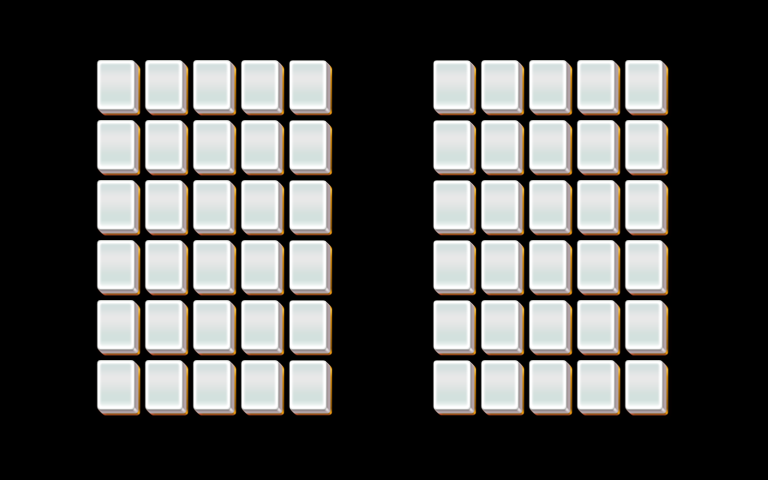

Tiled map render using the project's own tile images. Description and the map definition, with tile-layer contents summarised, below:
An orthogonal 32x16 tile map with 24x30 px tiles, 5 tile layers (layer1, layer2, layer3, layer4, ...).

<map version="1.0" orientation="orthogonal" width="32" height="16" tilewidth="24" tileheight="30">
 <properties>
  <property name="species" value="35" />
 </properties>
 <tileset firstgid="1" name="mahjong" tilewidth="48" tileheight="60">
  <image source="mahjong.png" />
 </tileset>
 <layer name="layer1" width="32" height="16">
  <data>[512 cells, 60 non-empty, 1 distinct tile ids]</data>
 </layer>
 <layer name="layer2" width="32" height="16">
  <data>[512 cells, 48 non-empty, 1 distinct tile ids]</data>
 </layer>
 <layer name="layer3" width="32" height="16">
  <data>[512 cells, 36 non-empty, 1 distinct tile ids]</data>
 </layer>
 <layer name="layer4" width="32" height="16">
  <data>[512 cells, 24 non-empty, 1 distinct tile ids]</data>
 </layer>
 <layer name="layer5" width="32" height="16">
  <data>[512 cells, 12 non-empty, 1 distinct tile ids]</data>
 </layer>
</map>
